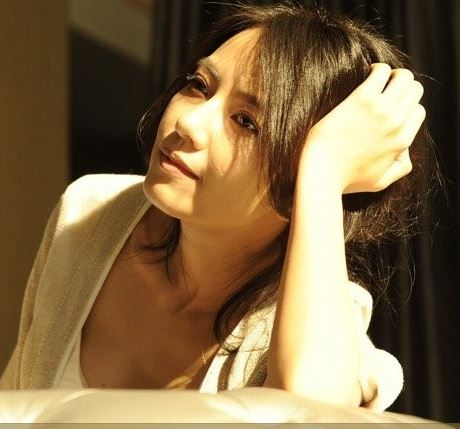
%> input picture women.JPG, 460 x 429 px
$ octave --eval "result = LSB_extract('women.JPG');"   (GNU Octave 9; MATLAB toolbox functions it lacks are replaced by stand-ins)
%> lines starting %> are read from the running program, lines starting %| are printed output that depends on the picture
function outim = LSB_extract(stegno_im)
%> called with stegno_im = 'women.JPG'
%Extract the secret image
%stegno:the name and path of the stegano iamge;

steg_bmp = imread(stegno_im);
%> steg_bmp is the input picture: size 429x460x3 uint8; mean R, G, B 129.2, 105.5, 71
place = 1;
height = zeros(1,10);
width = zeros(1,10);
%extract the height of secret image;
for i = 1:10
    height(i) = bitget(steg_bmp(i),place);
end
%> after the loop, height = [1 1 0 1 1 0 1 1 1 0]
%extract the width of secret image;
for j = 11:20
    width(j-10) = bitget(steg_bmp(j),place);
end
%> after the loop, width = [1 1 1 1 0 1 1 0 1 0]
%Transfer to decimal.
height = bi2de(height);
%> height = 475
width = bi2de(width);
%> width = 367

outim = ones(height,width);
%> outim: size 475x367 double; every value is 1
%extract the image info.
for i = 1:height*width
    outim(i) = bitget(steg_bmp(i+20),place);
end
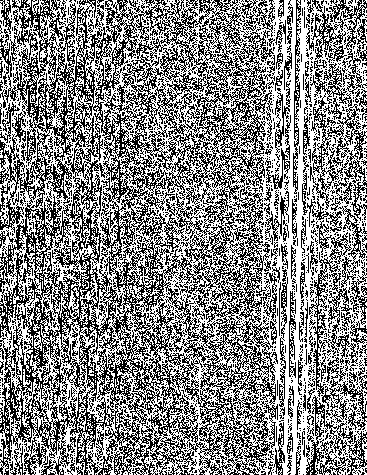
%> outim: size 475x367 double; values 0 (black) and 1 (white), 53.5% white; black in thin lines or dots
figure;imshow(outim);title('secret image');
imwrite(outim,'SECRET.bmp');
end
